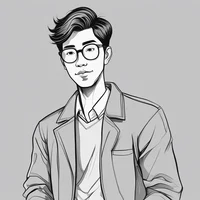
#> input picture images/myaiphoto.png, 200 x 200 px
$ python resize.py
#> lines starting #> are read from the running program, lines starting #| are printed output that depends on the picture
from PIL import Image
import numpy as np
import os

imgarray1 = 196 * np.ones([600,600,3])
with Image.open('myaiphoto.png') as img:
    # Convert the image to a NumPy array
#> img is the input picture: PIL image 200x200 RGB; mean R, G, B 184.1, 184, 184.3
    img_array = np.array(img)
    imgarray1[200:400, 200:400, :] = img_array
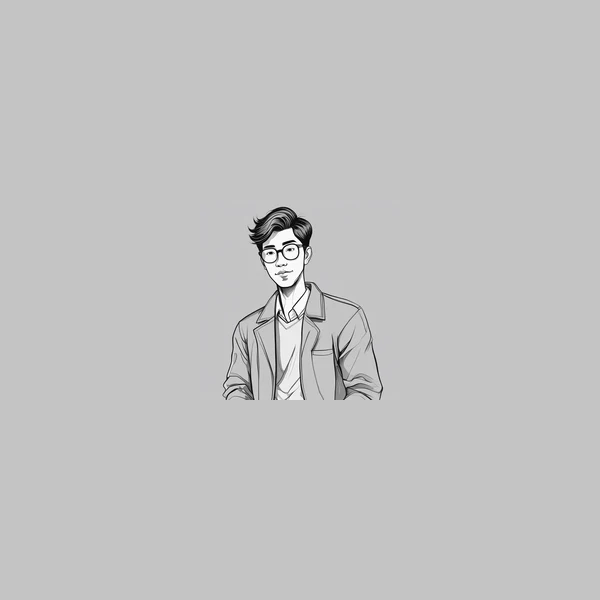
#> imgarray1: shape (600, 600, 3) float64; mean R, G, B 194.7, 194.7, 194.7

image = Image.fromarray(imgarray1.astype(np.uint8))
image.save('myaiphoto_large.png')
